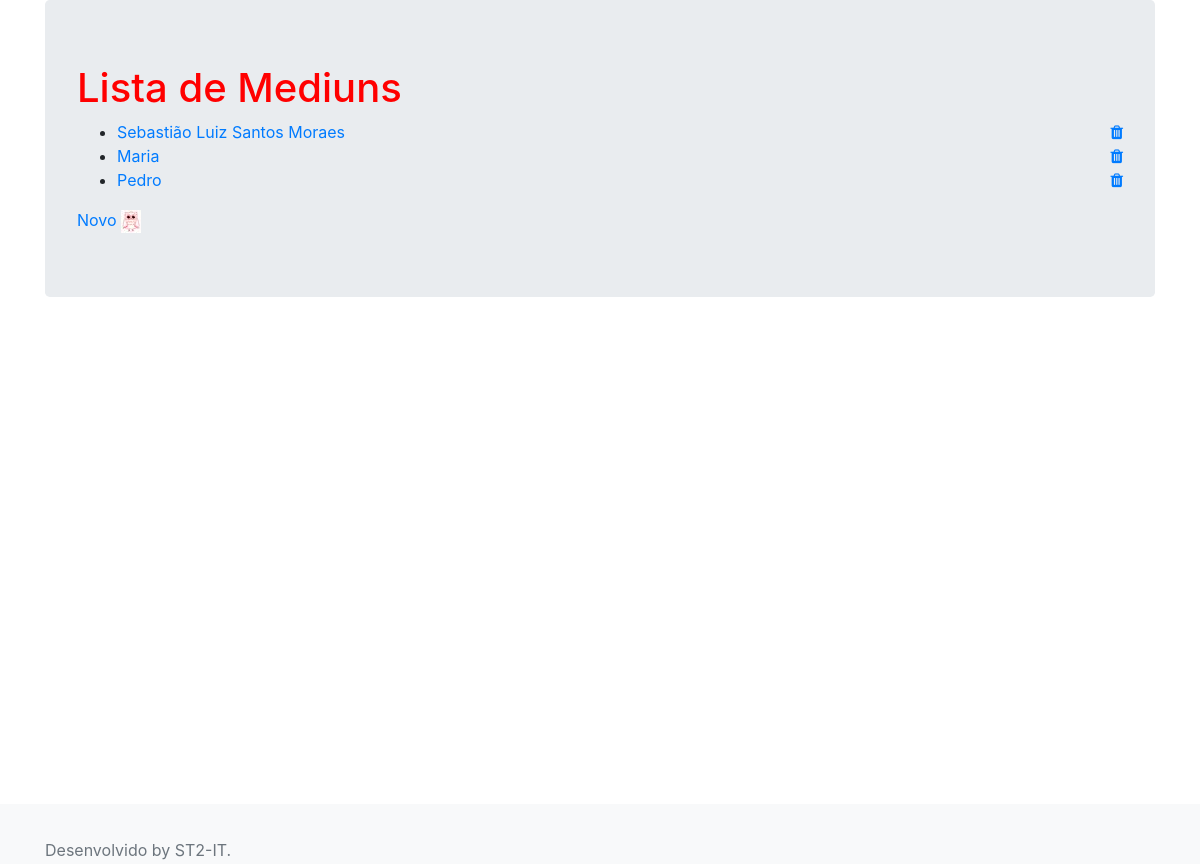
Before: /cadmedium/lista/ with the older database file.
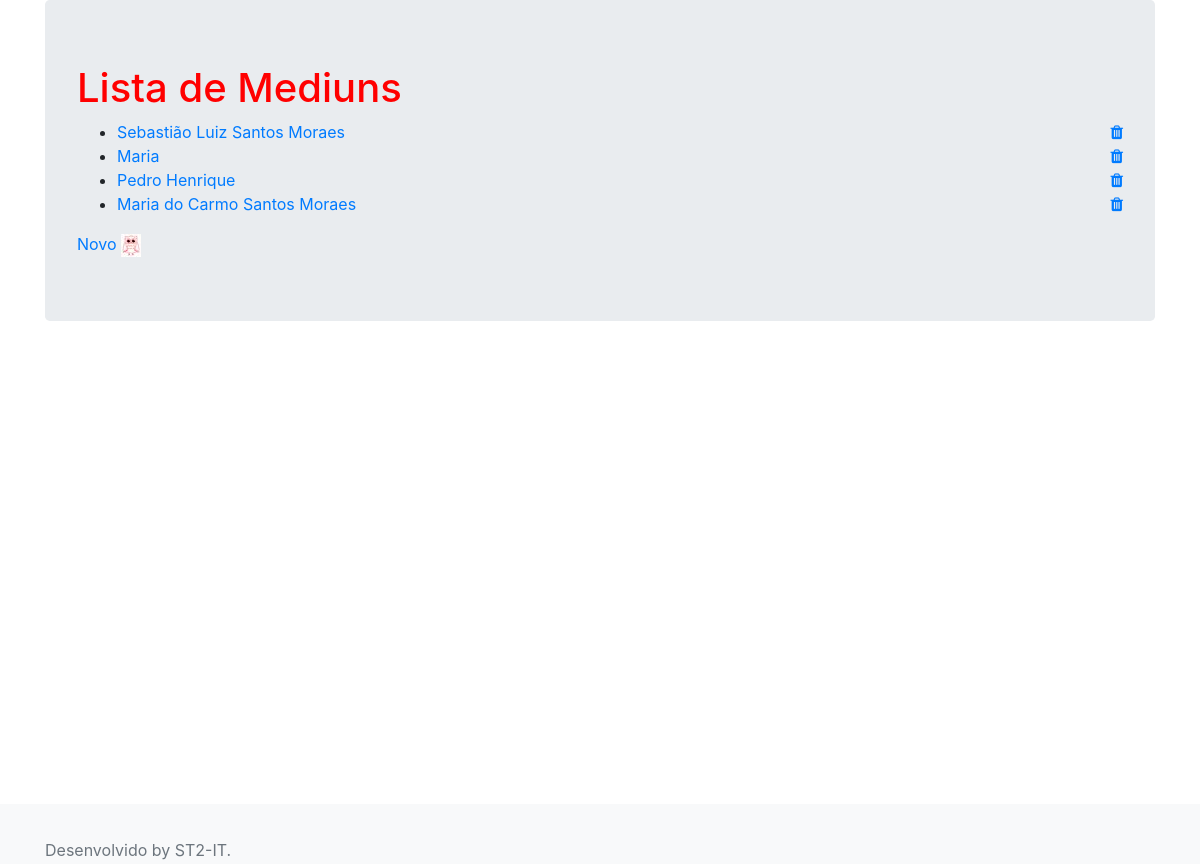
After: the same page with the newer database file.
### cadmediuns/models.py (models this page shows, shortened)
class CadastroMediuns(models.Model):
    nome = models.CharField(max_length=60)
    endereco = models.CharField(max_length=60)
    email = models.CharField(max_length=70, blank=True, null=True)
    data_nascimento = models.DateField()
    celular = models.CharField(max_length=15, blank=True, null=True)
    fixo = models.CharField(max_length=14, blank=True, null=True)
    data_cadastro = models.DateTimeField(auto_now=True)
    class Meta:
        db_table = 'cadastroMediuns'

### s2itdrbello/views.py (the view)
# urls.py: path('lista/', cadmediuns_lista, name="cadmediuns_lista"),
def cadmediuns_lista(request):
    listamediuns = CadastroMediuns.objects.all()
    return render(request, 'cadmediuns_lista.html', {'listamediuns': listamediuns})

### templates/cadmediuns_lista.html (shortened to what this page needs)
{% extends 'base.html' %}
{% load static %}
{% block main %}
    <h1 class="home">Lista de Mediuns</h1>
    <ul>
        {% for mediuns in listamediuns %}
        <li>
            <a href="{% url 'cadmediuns_update' mediuns.id %}">{{ mediuns.nome }}</a>
            <a href="{% url 'cadmediuns_delete' mediuns.id %}" class="trash-item">
                <i class="fa fa-trash" aria-hidden="true"></i>
            </a>
        </li>
        {% endfor %}
    </ul>
    <a href="{% url 'cadmediuns_insert' %}">Novo</a>
    <img src="{% static "img/owl-s2-it-peq.jpg" %}" alt="My image"/>
{% endblock %}
{% block footer %}
    <footer class="footer mt-auto py-3 bg-light">
        <div class="container">
            <span class="text-muted">Desenvolvido by ST2-IT.</span>
        </div>
    </footer>
{% endblock %}

### templates/base.html (shortened to what this page needs)
{% load static %}
<!doctype html>
<html lang="en">
<head>
    <link rel="stylesheet" href="{% static 'style.css' %}">
    <link rel="stylesheet" href="{% static 'stick-footer.css' %}">
    <link rel="stylesheet" href="https://stackpath.bootstrapcdn.com/bootstrap/4.5.2/css/bootstrap.min.css">
    <link rel="stylesheet" href="https://stackpath.bootstrapcdn.com/font-awesome/4.7.0/css/font-awesome.min.css">
</head>
<body>
    <div class="container">
        <div class="jumbotron">
             {% block main %}
             {% endblock %}
        </div>
    </div>
    {% block footer %}
    {% endblock%}
</body>
</html>

### statics/style.css (style rules this page uses)
.home { color: red; }
.trash-item { float: right; }

### statics/stick-footer.css (style rules this page uses)
html { position: relative; min-height: 100%; }
body { margin-bottom 60px; }
.footer { position: absolute; bottom: 0; width: 100%; height: 60px; line-height: 60px; background-color: #f5f5f5; }
.container { width: auto; max-width: 680px; padding: 0 15px; }

Changed rows visible on the page:
changed CadastroMediuns: nome "Pedro" → "Pedro Henrique"
added CadastroMediuns: nome "Maria do Carmo Santos Moraes"
